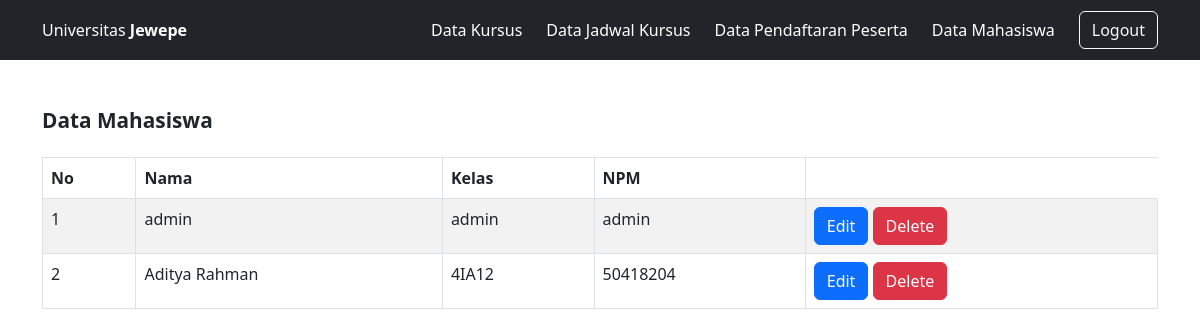
The page /index.php/admin/datamahasiswa on the database its author committed.
### tables this page shows
CREATE TABLE `users` (
  `id` int(11) NOT NULL,
  `nama` varchar(25) NOT NULL,
  `npm` varchar(25) NOT NULL,
  `password` varchar(25) NOT NULL,
  `kelas` varchar(5) NOT NULL,
  `role_id` int(1) NOT NULL
);

### application/controllers/admin/datamahasiswa.php (called while the page is built, shortened)
<?php
class datamahasiswa extends CI_Controller {
    public function index(){
        $data['mhs'] = $this->m_mahasiswa->getMhs();
        $this->load->view('layoutsadmin/header');
        $this->load->view('pages/admin/datamahasiswa', $data);
        $this->load->view('layoutsadmin/footer');
    }
}

### index.php (called while the page is built, shortened)
<?php
require_once BASEPATH.'core/CodeIgniter.php';

### application/models/m_mahasiswa.php (called while the page is built, shortened)
<?php
class m_mahasiswa extends CI_Model
{
    public function getMhs()
    {
        $this->db->select('*');
        $this->db->from('users');
        return $this->db->get()->result();
    }
}

### application/views/pages/admin/datamahasiswa.php (the view, shortened to what this page needs)
<div id="jadwal-kursus" class="container py-5">
    <div class="d-flex gap-3 align-items-center mb-3">
        <h2 class="" style="font-size: 1.3rem;font-weight:bold">
            Data Mahasiswa
        </h2>
    </div>
    <table class="table table-bordered table-striped table-hover">
        <thead>
            <tr>
                <th scope="col">No</th>
                <th scope="col">Nama</th>
                <th scope="col">Kelas</th>
                <th scope="col">NPM</th>
            </tr>
        </thead>
        <tbody>
            <?php $i = 1;
            foreach ($mhs as $key => $value) { ?>
                <tr>
                    <td scope="row"><?= $i++ ?></td>
                    <td scope="row"><?= $value->nama ?></td>
                    <td scope="row"><?= $value->kelas ?></td>
                    <td scope="row"><?= $value->npm ?></td>
                    <td scope="row">
                        <a href="<?=base_url('admin/datamahasiswa/tampil/'.$value->id)?>" class="btn btn-primary">Edit</a>
                        <a href="" class="btn btn-danger">Delete</a>
                    </td>
                </tr>
            <?php } ?>
        </tbody>
    </table>
</div>

### application/views/layoutsadmin/header.php (shortened to what this page needs)
<!doctype html>
<html lang="en">
  <head>
    <link href="https://cdn.jsdelivr.net/npm/bootstrap@5.2.0-beta1/dist/css/bootstrap.min.css" rel="stylesheet">
</head>
<nav style="background:#222222" class="bg-dark text-white">
    <div class="container d-flex align-items-center gap-4" style="height:60px">
        <div id="navLogo" class="flex-grow-1">
            Universitas <b>Jewepe</b>
        </div>
        <div class="d-flex gap-4 align-items-center">
            <a href="<?= base_url('admin/datakursus') ?>" class="">Data Kursus</a>
            <a href="<?= base_url('admin/datajadwal') ?>" class="">Data Jadwal Kursus</a>
            <a href="<?= base_url('admin/datapendaftaran') ?>" class="">Data Pendaftaran Peserta</a>
            <a href="<?= base_url('admin/datamahasiswa') ?>" class="">Data Mahasiswa</a>
            <a href="<?= base_url('auth/logout') ?>" class="btn btn-outline-light">Logout</a>
        </div>
    </div>
</nav>

### application/views/layoutsadmin/footer.php (shortened to what this page needs)
<body>
  </body>
</html>

### application/views/layoutsadmin/header.php (style rules this page uses)
body { min-height: 100vh; display: flex; flex-direction: column; }
nav a { color:white; text-decoration: none; }

### rows shown on the page
users: nama "admin", kelas "admin", npm "admin"
users: nama "Aditya Rahman", kelas "4IA12", npm "50418204"
